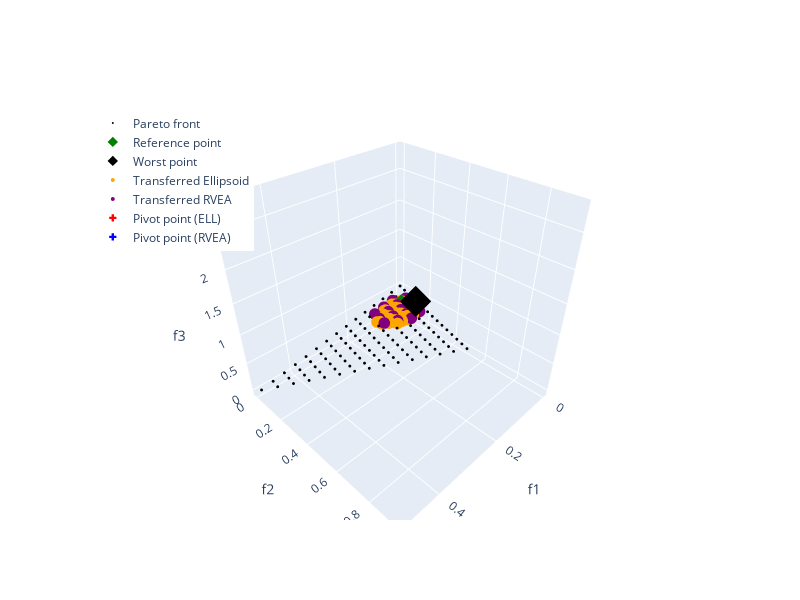

Source (notebook cell):
### Code cell
fig = go.Figure()

# PF.
fig.add_trace(go.Scatter3d(
    x=pf[:,0], y=pf[:,1], z=pf[:,2],
    mode="markers",
    marker=dict(size=1, color="black"),
    name="Pareto front"
))

# Reference point.
fig.add_trace(go.Scatter3d(
    x=[z_r[0]], y=[z_r[1]], z=[z_r[2]],
    mode="markers",
    marker=dict(size=8, color="green", symbol="diamond"),
    name="Reference point"
))

# Worst point.
fig.add_trace(go.Scatter3d(
    x=[z_w[0]], y=[z_w[1]], z=[z_w[2]],
    mode="markers",
    marker=dict(size=8, color="black", symbol="diamond"),
    name="Worst point"
))

# Transferred Ellipsoid.
fig.add_trace(go.Scatter3d(
    x=R_Metric_ELL.S_transferred[:,0], y=R_Metric_ELL.S_transferred[:,1], z=R_Metric_ELL.S_transferred[:,2],
    mode="markers",
    marker=dict(size=4, color="orange"),
    name="Transferred Ellipsoid"
))

# Transferred RVEA.
fig.add_trace(go.Scatter3d(
    x=R_metric_RVEA.S_transferred[:,0], y=R_metric_RVEA.S_transferred[:,1], z=R_metric_RVEA.S_transferred[:,2],
    mode="markers",
    marker=dict(size=4, color="purple"),
    name="Transferred RVEA"
))

# Pivot point (ELL).
fig.add_trace(go.Scatter3d(
    x=[R_Metric_ELL.z_p[0]], y=[R_Metric_ELL.z_p[1]], z=[R_Metric_ELL.z_p[2]],
    mode="markers",
    marker=dict(size=6, color="red", symbol="cross"),
    name="Pivot point (ELL)"
))

# Pivot point (RVEA).
fig.add_trace(go.Scatter3d(
    x=[R_metric_RVEA.z_p[0]], y=[R_metric_RVEA.z_p[1]], z=[R_metric_RVEA.z_p[2]],
    mode="markers",
    marker=dict(size=6, color="blue", symbol="cross"),
    name="Pivot point (RVEA)"
))

fig.update_layout(
    scene=dict(
        xaxis_title="f1",
        yaxis_title="f2",
        zaxis_title="f3"
    ),
    width=800,
    height=600,
    legend=dict(x=0.02, y=0.98)
)

fig.show()

### Figure 1 — Plotly figure (JSON) as saved in the notebook; plotly's stock layout.template omitted (floating-point values rounded to 4 significant figures; data arrays with more than 128 entries replaced by an {"elided": "..."} marker saying what was removed)
{"data": [{"marker": {"color": "black", "size": 1}, "mode": "markers", "name": "Pareto front", "type": "scatter3d", "x": [0.0, 0.0, 0.0, 0.0, 0.0, 0.0, 0.0, 0.0, 0.0, 0.0, 0.0, 0.0, 0.0, 0.0, 0.0, 0.03571, 0.03571, 0.03571, 0.03571, 0.03571, 0.03571, 0.03571, 0.03571, 0.03571, 0.03571, 0.03571, 0.03571, 0.03571, 0.03571, 0.07143, 0.07143, 0.07143, 0.07143, 0.07143, 0.07143, 0.07143, 0.07143, 0.07143, 0.07143, 0.07143, 0.07143, 0.07143, 0.1071, 0.1071, 0.1071, 0.1071, 0.1071, 0.1071, 0.1071, 0.1071, 0.1071, 0.1071, 0.1071, 0.1071, 0.1429, 0.1429, 0.1429, 0.1429, 0.1429, 0.1429, 0.1429, 0.1429, 0.1429, 0.1429, 0.1429, 0.1786, 0.1786, 0.1786, 0.1786, 0.1786, 0.1786, 0.1786, 0.1786, 0.1786, 0.1786, 0.2143, 0.2143, 0.2143, 0.2143, 0.2143, 0.2143, 0.2143, 0.2143, 0.2143, 0.25, 0.25, 0.25, 0.25, 0.25, 0.25, 0.25, 0.25, 0.2857, 0.2857, 0.2857, 0.2857, 0.2857, 0.2857, 0.2857, 0.3214, 0.3214, 0.3214, 0.3214, 0.3214, 0.3214, 0.3571, 0.3571, 0.3571, 0.3571, 0.3571, 0.3929, 0.3929, 0.3929, 0.3929, 0.4286, 0.4286, 0.4286, 0.4643, 0.4643, 0.5], "y": [0.0, 0.03571, 0.07143, 0.1071, 0.1429, 0.1786, 0.2143, 0.25, 0.2857, 0.3214, 0.3571, 0.3929, 0.4286, 0.4643, 0.5, 0.0, 0.03571, 0.07143, 0.1071, 0.1429, 0.1786, 0.2143, 0.25, 0.2857, 0.3214, 0.3571, 0.3929, 0.4286, 0.4643, 0.0, 0.03571, 0.07143, 0.1071, 0.1429, 0.1786, 0.2143, 0.25, 0.2857, 0.3214, 0.3571, 0.3929, 0.4286, 0.0, 0.03571, 0.07143, 0.1071, 0.1429, 0.1786, 0.2143, 0.25, 0.2857, 0.3214, 0.3571, 0.3929, 0.0, 0.03571, 0.07143, 0.1071, 0.1429, 0.1786, 0.2143, 0.25, 0.2857, 0.3214, 0.3571, 0.0, 0.03571, 0.07143, 0.1071, 0.1429, 0.1786, 0.2143, 0.25, 0.2857, 0.3214, 0.0, 0.03571, 0.07143, 0.1071, 0.1429, 0.1786, 0.2143, 0.25, 0.2857, 0.0, 0.03571, 0.07143, 0.1071, 0.1429, 0.1786, 0.2143, 0.25, 0.0, 0.03571, 0.07143, 0.1071, 0.1429, 0.1786, 0.2143, 0.0, 0.03571, 0.07143, 0.1071, 0.1429, 0.1786, 0.0, 0.03571, 0.07143, 0.1071, 0.1429, 0.0, 0.03571, 0.07143, 0.1071, 0.0, 0.03571, 0.07143, 0.0, 0.03571, 0.0], "z": [0.5, 0.4643, 0.4286, 0.3929, 0.3571, 0.3214, 0.2857, 0.25, 0.2143, 0.1786, 0.1429, 0.1071, 0.07143, 0.03571, 0.0, 0.4643, 0.4286, 0.3929, 0.3571, 0.3214, 0.2857, 0.25, 0.2143, 0.1786, 0.1429, 0.1071, 0.07143, 0.03571, 0.0, 0.4286, 0.3929, 0.3571, 0.3214, 0.2857, 0.25, 0.2143, 0.1786, 0.1429, 0.1071, 0.07143, 0.03571, 0.0, 0.3929, 0.3571, 0.3214, 0.2857, 0.25, 0.2143, 0.1786, 0.1429, 0.1071, 0.07143, 0.03571, 0.0, 0.3571, 0.3214, 0.2857, 0.25, 0.2143, 0.1786, 0.1429, 0.1071, 0.07143, 0.03571, 0.0, 0.3214, 0.2857, 0.25, 0.2143, 0.1786, 0.1429, 0.1071, 0.07143, 0.03571, 0.0, 0.2857, 0.25, 0.2143, 0.1786, 0.1429, 0.1071, 0.07143, 0.03571, 0.0, 0.25, 0.2143, 0.1786, 0.1429, 0.1071, 0.07143, 0.03571, 0.0, 0.2143, 0.1786, 0.1429, 0.1071, 0.07143, 0.03571, 0.0, 0.1786, 0.1429, 0.1071, 0.07143, 0.03571, 0.0, 0.1429, 0.1071, 0.07143, 0.03571, 0.0, 0.1071, 0.07143, 0.03571, 0.0, 0.07143, 0.03571, 0.0, 0.03571, 0.0, 0.0]}, {"marker": {"color": "green", "size": 8, "symbol": "diamond"}, "mode": "markers", "name": "Reference point", "type": "scatter3d", "x": [0.05206], "y": [0.1041], "z": [0.3123]}, {"marker": {"color": "black", "size": 8, "symbol": "diamond"}, "mode": "markers", "name": "Worst point", "type": "scatter3d", "x": [0.4685], "y": [0.937], "z": [2.811]}, {"marker": {"color": "orange", "size": 4}, "mode": "markers", "name": "Transferred Ellipsoid", "type": "scatter3d", "x": {"elided": "221 float values"}, "y": {"elided": "221 float values"}, "z": {"elided": "221 float values"}}, {"marker": {"color": "purple", "size": 4}, "mode": "markers", "name": "Transferred RVEA", "type": "scatter3d", "x": [0.02166, 0.02188, 0.02167, 0.02179, 0.05754, 0.05726, 0.05938, 0.05783, 0.0569, 0.09323, 0.09348, 0.09328, 0.09287, 0.1289, 0.129, 0.1281], "y": [0.08368, 0.1196, 0.1555, 0.1911, 0.04834, 0.08372, 0.1188, 0.1558, 0.1915, 0.04853, 0.0835, 0.1196, 0.1551, 0.04812, 0.08391, 0.1201], "z": [0.429, 0.3929, 0.3571, 0.3215, 0.4284, 0.3934, 0.3563, 0.3209, 0.2859, 0.3927, 0.3573, 0.3215, 0.2868, 0.3574, 0.3214, 0.2863]}, {"marker": {"color": "red", "size": 6, "symbol": "cross"}, "mode": "markers", "name": "Pivot point (ELL)", "type": "scatter3d", "x": [0.054], "y": [0.1127], "z": [0.3336]}, {"marker": {"color": "blue", "size": 6, "symbol": "cross"}, "mode": "markers", "name": "Pivot point (RVEA)", "type": "scatter3d", "x": [0.03772], "y": [0.1062], "z": [0.3563]}], "layout": {"height": 600, "legend": {"x": 0.02, "y": 0.98}, "scene": {"xaxis": {"title": {"text": "f1"}}, "yaxis": {"title": {"text": "f2"}}, "zaxis": {"title": {"text": "f3"}}}, "width": 800}}
